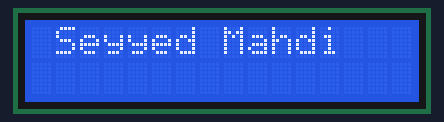
A sketch run on a simulated Arduino Uno, built with avr-gcc and run on an emulated ATmega328P. Parts: 16×2 character LCD.

Above: at 0.1 s.
At 1.6 s:
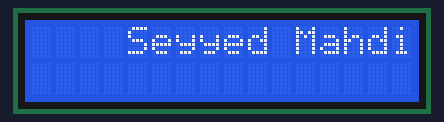
At 3.6 s:
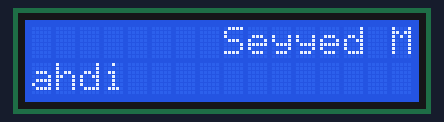
At 7.6 s:
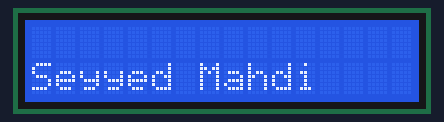
At 11.1 s:
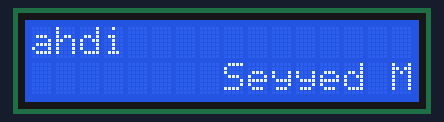
At 15.1 s:
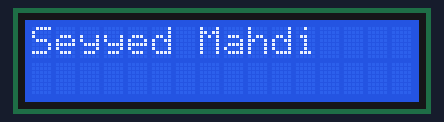

Measured:
- by itself, everything shown: repeats every 15.5 s, in 31 steps
- what the display in image 1 shows lasts 0.5 s, from 1.6 s to 2.1 s

The sketch:

31.ino
```cpp
#include <LiquidCrystal.h>

const int rs = 13 , en = 12, d4 = 8, d5 = 9, d6 = 10, d7 = 11;
LiquidCrystal lcd(rs, en, d4, d5, d6, d7);
void setup() {
  lcd.begin(16, 2);
}
int counter = 0 ;
int i = 0 ;
void loop() {
  lcd.clear() ;
  i = 0 ;
  lcd.setCursor(0 , 0 ) ;
  lcd.print("Seyyed Mahdi") ;


  for ( i = 0 ; i < 4 ; i ++ ) {
    lcd.scrollDisplayRight() ;
    delay(500) ;
  }


  lcd.clear() ;
  lcd.noDisplay();
  lcd.setCursor(0 , 1 ) ;
  lcd.print("Seyyed Mahdi") ;


  for ( i = 0 ; i < 12 ; i++ ) {
    lcd.scrollDisplayLeft() ;
  }


  lcd.setCursor(16, 0) ;
  lcd.print("Seyyed Mahdi") ;
  lcd.display();


  for ( i = 0 ; i < 15 ; i ++ ) {
    lcd.scrollDisplayRight() ;
    delay(500) ;
  }


  lcd.clear() ;
  lcd.noDisplay();
  lcd.setCursor(0 , 0 ) ;
  lcd.print("Seyyed Mahdi") ;


  for ( i = 0 ; i < 12 ; i++ ) {
    lcd.scrollDisplayLeft() ;
  }


  lcd.setCursor(16, 1) ;
  lcd.print("Seyyed Mahdi") ;
  lcd.display();

  for ( i = 0 ; i < 12 ; i ++ ) {
    lcd.scrollDisplayRight() ;
    delay(500) ;
  }
}
```
